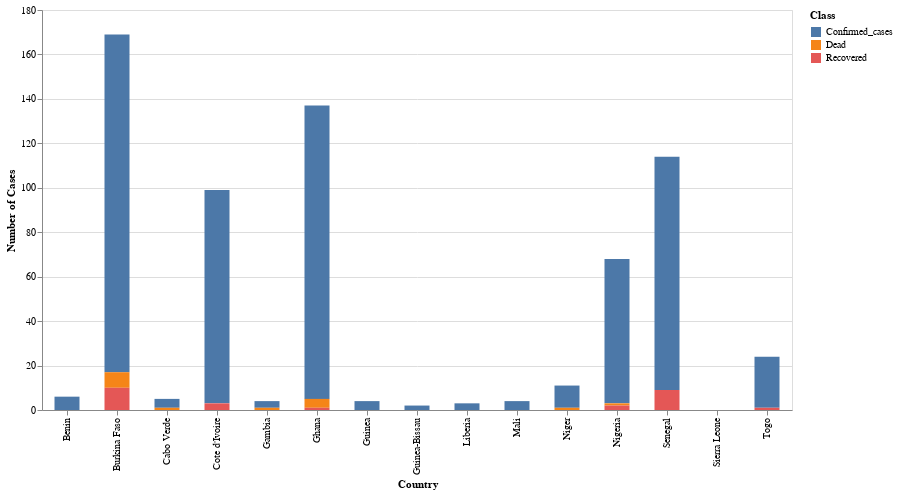

The cell this chart's notebook holds for it:
### Code cell
source = df_ana

alt.Chart(source).mark_bar(size = 25).encode(x = 'Country', y = 'Number of Cases', color = 'Class').properties(width = alt.Step(50), height = 400)

### Figure 1 — Vega-Lite specification as saved in the notebook (floating-point values rounded to 4 significant figures)
{"config": {"view": {"continuousWidth": 400, "continuousHeight": 300}}, "data": {"name": "data-905b7ccbccac344a1cd55fcb28b2373f"}, "mark": {"type": "bar", "size": 25}, "encoding": {"color": {"type": "nominal", "field": "Class"}, "x": {"type": "nominal", "field": "Country"}, "y": {"type": "quantitative", "field": "Number of Cases"}}, "height": 400, "width": {"step": 50}, "$schema": "https://vega.github.io/schema/vega-lite/v4.0.2.json", "datasets": {"data-905b7ccbccac344a1cd55fcb28b2373f": [{"Country": "Burkina Faso", "Class": "Confirmed_cases", "Number of Cases": 152.0}, {"Country": "Ghana", "Class": "Confirmed_cases", "Number of Cases": 132.0}, {"Country": "Senegal", "Class": "Confirmed_cases", "Number of Cases": 105.0}, {"Country": "Cote d'Ivoire", "Class": "Confirmed_cases", "Number of Cases": 96.0}, {"Country": "Nigeria", "Class": "Confirmed_cases", "Number of Cases": 65.0}, {"Country": "Togo", "Class": "Confirmed_cases", "Number of Cases": 23.0}, {"Country": "Niger", "Class": "Confirmed_cases", "Number of Cases": 10.0}, {"Country": "Benin", "Class": "Confirmed_cases", "Number of Cases": 6.0}, {"Country": "Cabo Verde", "Class": "Confirmed_cases", "Number of Cases": 4.0}, {"Country": "Guinea", "Class": "Confirmed_cases", "Number of Cases": 4.0}, {"Country": "Mali", "Class": "Confirmed_cases", "Number of Cases": 4.0}, {"Country": "Gambia", "Class": "Confirmed_cases", "Number of Cases": 3.0}, {"Country": "Liberia", "Class": "Confirmed_cases", "Number of Cases": 3.0}, {"Country": "Guinea-Bissau", "Class": "Confirmed_cases", "Number of Cases": 2.0}, {"Country": "Sierra Leone", "Class": "Confirmed_cases", "Number of Cases": 0.0}, {"Country": "Burkina Faso", "Class": "Dead", "Number of Cases": 7.0}, {"Country": "Ghana", "Class": "Dead", "Number of Cases": 4.0}, {"Country": "Senegal", "Class": "Dead", "Number of Cases": 0.0}, {"Country": "Cote d'Ivoire", "Class": "Dead", "Number of Cases": 0.0}, {"Country": "Nigeria", "Class": "Dead", "Number of Cases": 1.0}, {"Country": "Togo", "Class": "Dead", "Number of Cases": 0.0}, {"Country": "Niger", "Class": "Dead", "Number of Cases": 1.0}, {"Country": "Benin", "Class": "Dead", "Number of Cases": 0.0}, {"Country": "Cabo Verde", "Class": "Dead", "Number of Cases": 1.0}, {"Country": "Guinea", "Class": "Dead", "Number of Cases": 0.0}, {"Country": "Mali", "Class": "Dead", "Number of Cases": 0.0}, {"Country": "Gambia", "Class": "Dead", "Number of Cases": 1.0}, {"Country": "Liberia", "Class": "Dead", "Number of Cases": 0.0}, {"Country": "Guinea-Bissau", "Class": "Dead", "Number of Cases": 0.0}, {"Country": "Sierra Leone", "Class": "Dead", "Number of Cases": 0.0}, {"Country": "Burkina Faso", "Class": "Recovered", "Number of Cases": 10.0}, {"Country": "Ghana", "Class": "Recovered", "Number of Cases": 1.0}, {"Country": "Senegal", "Class": "Recovered", "Number of Cases": 9.0}, {"Country": "Cote d'Ivoire", "Class": "Recovered", "Number of Cases": 3.0}, {"Country": "Nigeria", "Class": "Recovered", "Number of Cases": 2.0}, {"Country": "Togo", "Class": "Recovered", "Number of Cases": 1.0}, {"Country": "Niger", "Class": "Recovered", "Number of Cases": 0.0}, {"Country": "Benin", "Class": "Recovered", "Number of Cases": 0.0}, {"Country": "Cabo Verde", "Class": "Recovered", "Number of Cases": 0.0}, {"Country": "Guinea", "Class": "Recovered", "Number of Cases": 0.0}, {"Country": "Mali", "Class": "Recovered", "Number of Cases": 0.0}, {"Country": "Gambia", "Class": "Recovered", "Number of Cases": 0.0}, {"Country": "Liberia", "Class": "Recovered", "Number of Cases": 0.0}, {"Country": "Guinea-Bissau", "Class": "Recovered", "Number of Cases": 0.0}, {"Country": "Sierra Leone", "Class": "Recovered", "Number of Cases": 0.0}]}}
